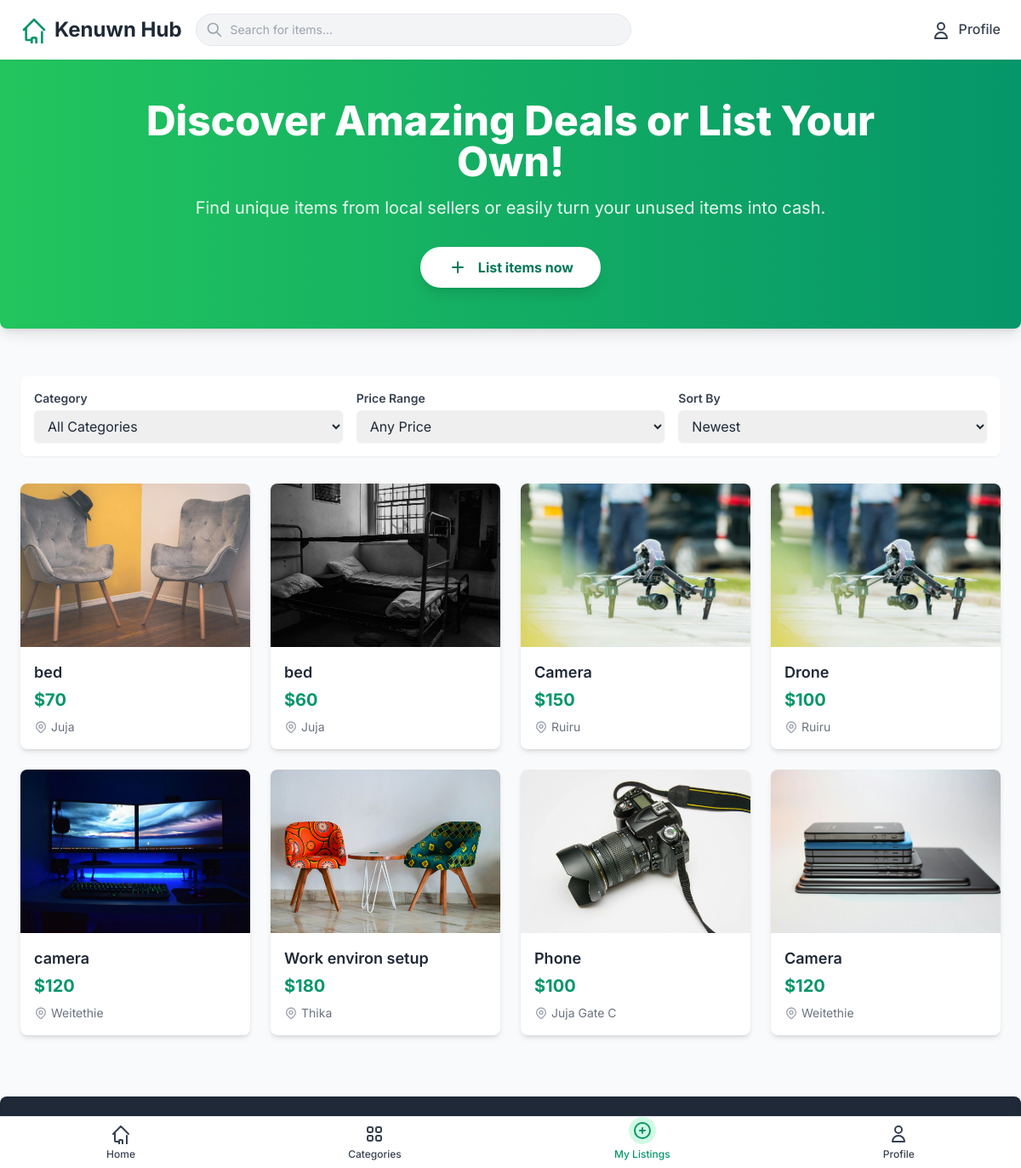
Before: /products/home/ (signed in) with the older database file.
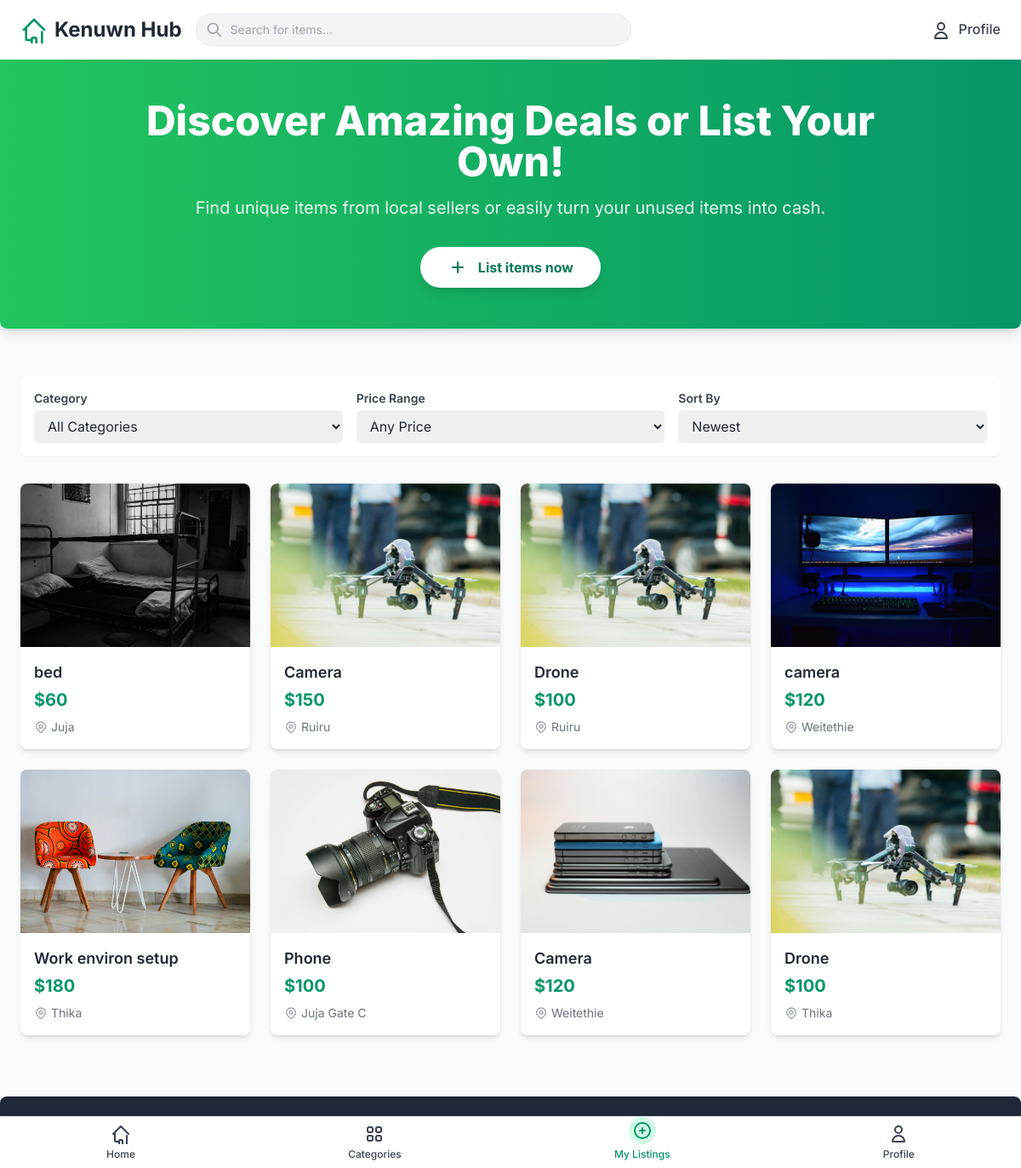
After: the same page with the newer database file.
### products/models.py (models this page shows, shortened)
class ProductListings(models.Model):
    title = models.CharField(max_length=50)
    description = models.TextField()
    price = models.IntegerField()
    image = models.ImageField(upload_to='products/')
    location = models.CharField(max_length=100)
    seller = models.ForeignKey(SellerProfile, on_delete=models.CASCADE)
    category = models.ForeignKey(Category, on_delete=models.CASCADE, related_name='product', blank=True, null=True)
    created_at = models.DateTimeField(auto_now_add=True, blank=True, null=True)

### products/views.py (the view)
# urls.py: path('home/', home_view, name='home' )
@login_required(login_url = 'index') #Ensures only logged inusers can access the page
def home_view(request):
    products = ProductListings.objects.all()
    return render(request,  'products/home.html', {'products': products})

### products/models.py (called while the page is built)
    def __str__(self):
        return self.name

### products/templates/products/home.html (shortened to what this page needs)
<!DOCTYPE html>
<html lang="en">
<head>
    <script src="https://cdn.tailwindcss.com"></script>
</head>
<body class="bg-gray-50 flex flex-col min-h-screen">
    <nav class="bg-white shadow-sm py-4 px-4 md:px-6 sticky top-0 z-50">
        <div class="max-w-7xl mx-auto flex justify-between items-center flex-wrap">
            <a href="{% url 'products:home' %}" class="flex items-center space-x-2">
                <span class="text-2xl font-bold text-gray-800">Kenuwn Hub</span>
            </a>
            <div class="flex-grow max-w-lg mx-4 mt-2 md:mt-0 order-3 md:order-none w-full md:w-auto">
                <div class="relative">
                    <input type="text" id="search-input" placeholder="Search for items..." class="w-full pl-10 pr-4 py-2 rounded-full bg-gray-100 border border-gray-200 focus:outline-none focus:ring-2 focus:ring-green-300 focus:border-green-400 text-sm">
                    <div class="absolute inset-y-0 left-0 pl-3 flex items-center pointer-events-none">
                    </div>
                </div>
            </div>
            <div class="flex items-center space-x-4 ml-auto order-2 md:order-none">
                <button class="text-gray-700 hover:text-emerald-600 font-medium">
                    {% if user.is_authenticated %}
                    <a href="{% url 'users:profile' %}">
                    <svg class="w-6 h-6 inline-block mr-1" fill="none" stroke="currentColor" viewBox="0 0 24 24" xmlns="http://www.w3.org/2000/svg"><path stroke-linecap="round" stroke-linejoin="round" stroke-width="2" d="M16 7a4 4 0 11-8 0 4 4 0 018 0zM12 14a7 7 0 00-7 7h14a7 7 0 00-7-7z"></path></svg>
                    Profile
                    </a>
                    {% else %}
                    <svg class="w-6 h-6 inline-block mr-1" fill="none" stroke="currentColor" viewBox="0 0 24 24" xmlns="http://www.w3.org/2000/svg"><path stroke-linecap="round" stroke-linejoin="round" stroke-width="2" d="M16 7a4 4 0 11-8 0 4 4 0 018 0zM12 14a7 7 0 00-7 7h14a7 7 0 00-7-7z"></path></svg>
                    Login
                    {% endif %}
                </button>
            </div>
        </div>
    </nav>
    <header class="bg-gradient-to-r from-green-500 to-emerald-600 text-white py-12 px-4 md:px-6 rounded-b-lg shadow-lg mb-8">
        <div class="max-w-4xl mx-auto text-center">
            <h1 class="text-4xl md:text-5xl font-extrabold mb-4 leading-tight">Discover Amazing Deals or List Your Own!</h1>
            <p class="text-lg md:text-xl mb-8 opacity-90">Find unique items from local sellers or easily turn your unused items into cash.</p>
            <button class="bg-white text-emerald-700 hover:bg-emerald-50 font-bold py-3 px-8 rounded-full shadow-lg transition duration-300 transform hover:scale-105">
                <svg class="w-6 h-6 inline-block mr-2 -mt-1" fill="none" stroke="currentColor" viewBox="0 0 24 24" xmlns="http://www.w3.org/2000/svg"><path stroke-linecap="round" stroke-linejoin="round" stroke-width="2" d="M12 6v6m0 0v6m0-6h6m-6 0H6"></path></svg>
                {% if user.seller %}
                My Listings
                {% else %}
                List items now
                {% endif %}
            </button>
        </div>
    </header>
    <main class="flex-grow max-w-7xl mx-auto px-4 md:px-6 py-6">
        <section class="mb-8 bg-white p-4 rounded-lg shadow-sm">
            <div class="flex flex-col md:flex-row justify-between items-center space-y-4 md:space-y-0 md:space-x-4">
                <div class="w-full md:w-1/3">
                    <label for="category-filter" class="block text-gray-700 text-sm font-semibold mb-1">Category</label>
                    <select id="category-filter" class="block w-full rounded-md border-gray-300 shadow-sm focus:border-emerald-300 focus:ring focus:ring-emerald-200 focus:ring-opacity-50 py-2 px-3 text-gray-800">
                        <option value="all">All Categories</option>
                    </select>
                </div>
                <div class="w-full md:w-1/3">
                    <label for="price-filter" class="block text-gray-700 text-sm font-semibold mb-1">Price Range</label>
                    <select id="price-filter" class="block w-full rounded-md border-gray-300 shadow-sm focus:border-emerald-300 focus:ring focus:ring-emerald-200 focus:ring-opacity-50 py-2 px-3 text-gray-800">
                        <option value="all">Any Price</option>
                    </select>
                </div>
                <div class="w-full md:w-1/3">
                    <label for="sort-by" class="block text-gray-700 text-sm font-semibold mb-1">Sort By</label>
                    <select id="sort-by" class="block w-full rounded-md border-gray-300 shadow-sm focus:border-emerald-300 focus:ring focus:ring-emerald-200 focus:ring-opacity-50 py-2 px-3 text-gray-800">
                        <option value="newest">Newest</option>
                    </select>
                </div>
            </div>
        </section>
        <section id="product-listings" class="grid grid-cols-1 sm:grid-cols-2 md:grid-cols-3 lg:grid-cols-4 gap-6">
            {% if products %}
                {% for product in products %}
                    <div class="product-card bg-white rounded-lg shadow-md overflow-hidden hover:shadow-lg transition-all duration-300 transform hover:-translate-y-1 cursor-pointer"
                         data-category="{{ product.category }}"
                         data-price="{{ product.price }}"
                         data-location="{{ product.location }}"
                         data-title="{{ product.title }}">
                        <a href="#"> <img src="{{ product.image.url }}" alt="{{ product.title }}" class="w-full h-48 object-cover object-center">
                            <div class="p-4">
                                <h3 class="text-lg font-semibold text-gray-800 truncate mb-1">{{ product.title }}</h3>
                                <p class="text-xl font-bold text-emerald-600 mb-2">${{ product.price }}</p>
                                <p class="text-sm text-gray-500 flex items-center">
                                    {{ product.location }}
                                </p>
                            </div>
                        </a>
                    </div>
                {% endfor %}
            {% else %}
                <div id="no-products-message" class="col-span-full text-center text-gray-600 py-10">
                    <p class="text-lg font-semibold mb-2">No products found at this time.</p>
                    <p class="text-md">Check back later or try adjusting your filters.</p>
                </div>
            {% endif %}
        </section>
    </main>
    <nav class="bottom-nav fixed bottom-0 left-0 right-0 bg-white shadow-lg border-t border-gray-200 py-2 z-50 flex justify-around items-center">
        <a href="#" class="flex flex-col items-center text-gray-700 hover:text-emerald-600 transition-colors duration-200">
            <span class="text-xs font-medium">Home</span>
        </a>
        <a href="#" class="flex flex-col items-center text-gray-700 hover:text-emerald-600 transition-colors duration-200">
            <span class="text-xs font-medium">Categories</span>
        </a>
        {% if user.seller_profile %}
        <a href="{% url 'products:seller_dashboard' %}" class="flex flex-col items-center text-emerald-600">
            <svg class="w-8 h-8 -mt-2 mb-1 bg-emerald-100 rounded-full p-1" fill="none" stroke="currentColor" viewBox="0 0 24 24">
                <path stroke-linecap="round" stroke-linejoin="round" stroke-width="2" d="M12 9v3m0 0v3m0-3h3m-3 0H9m12 0a9 9 0 11-18 0 9 9 0 0118 0z"></path>
            </svg>
            <span class="text-xs font-medium">My Listings</span>
        </a>
        {% endif %}
        <a href="{% url 'users:profile' %}" class="flex flex-col items-center text-gray-700 hover:text-emerald-600 transition-colors duration-200">
            <svg class="w-6 h-6 mb-1" fill="none" stroke="currentColor" viewBox="0 0 24 24" xmlns="http://www.w3.org/2000/svg"><path stroke-linecap="round" stroke-linejoin="round" stroke-width="2" d="M16 7a4 4 0 11-8 0 4 4 0 018 0zM12 14a7 7 0 00-7 7h14a7 7 0 00-7-7z"></path></svg>
            <span class="text-xs font-medium">Profile</span>
        </a>
    </nav>
    <footer class="bg-gray-800 text-gray-300 py-8 px-4 md:px-6 mt-12 rounded-t-lg shadow-inner">
        <div class="max-w-7xl mx-auto flex flex-col md:flex-row justify-between items-center text-center md:text-left space-y-4 md:space-y-0">
            <div class="text-sm">
            </div>
            <div class="flex space-x-6">
                <a href="#" class="hover:text-white transition-colors duration-200 text-sm">About Us</a>
                <a href="#" class="hover:text-white transition-colors duration-200 text-sm">Contact</a>
                <a href="#" class="hover:text-white transition-colors duration-200 text-sm">Terms of Service</a>
                <a href="#" class="hover:text-white transition-colors duration-200 text-sm">Privacy Policy</a>
            </div>
        </div>
    </footer>
</body>
</html>

### products/templates/products/home.html (style rules this page uses)
body { font-family: 'Inter', sans-serif; -webkit-font-smoothing: antialiased; -moz-osx-font-smoothing: grayscale; }
body { -ms-overflow-style: none; scrollbar-width: none; }
@media (min-width: 768px) { .bottom-nav { display: none; } }
.product-card { transition: transform 0.2s ease-in-out, box-shadow 0.2s ease-in-out; }

Changed rows visible on the page:
removed ProductListings: image (picture), title "bed", price "70", location "Juja"
added ProductListings: image (picture), title "Drone", price "100", location "Thika"
